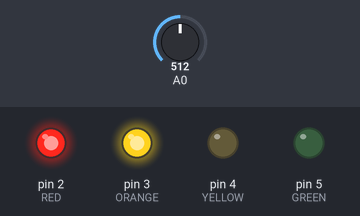
Bench run of a sketch on a simulated Arduino Uno, built with avr-gcc and run on an emulated ATmega328P. On the bench: output pins drawn as LEDs (lit = HIGH). Inputs (shaded band) come from the test bench; at power-on: A0 = 512.

Above: at 1.2 s.
1.3 s: A0 set to 741
2.8 s: A0 set to 771
At 3.2 s:
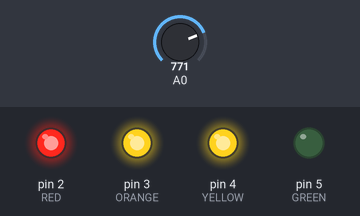
4.3 s: A0 set to 902
5.8 s: A0 set to 925
At 6.7 s:
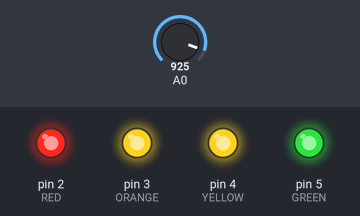
7.3 s: A0 set to 278
8.8 s: A0 set to 251
At 10.2 s:
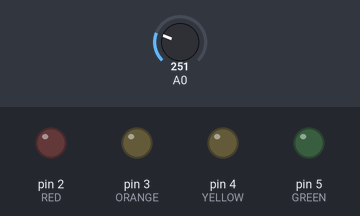
Timing chart, 0 to 11.3 s (numbered marks = the images above; inputs shaded):
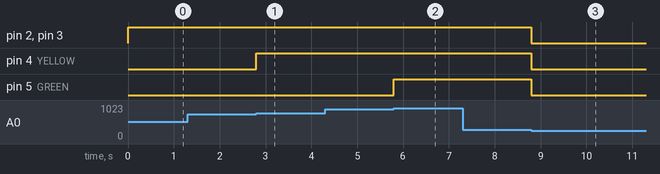

Measured:
- the behaviour switches between 759 and 760 on A0 (found by bisection; images 0 and 1)
- the behaviour switches between 909 and 910 on A0 (found by bisection; images 1 and 2)
- the behaviour switches between 260 and 259 on A0 (found by bisection; images 2 and 3)
- after the input at 1.3 s, every drawn part: stays the same
- after the input at 2.8 s, pin 4 (YELLOW): LOW → HIGH at once
- after the input at 4.3 s, every drawn part: stays the same
- after the input at 5.8 s, pin 5 (GREEN): LOW → HIGH at once
- after the input at 7.3 s, every drawn part: stays the same
- after the input at 8.8 s, pin 2 (RED), pin 3 (ORANGE), pin 4 (YELLOW), pin 5 (GREEN): HIGH → LOW at once

The sketch:

Exp09.ino
```cpp
/* Experiment 09: Measure the voltage in a capacitor. Use LEDs to indicate
 * voltage level in capacitor.
 * NOTE: See warning below about missing outer brackets in if() statements in
 * Kitroniks Investor's Kit Tutrial Book. */

#define RED 2
#define ORANGE 3
#define YELLOW 4
#define GREEN 5

void setup()
{
  pinMode(RED, OUTPUT);
  pinMode(ORANGE, OUTPUT);
  pinMode(YELLOW, OUTPUT);
  pinMode(GREEN, OUTPUT);
}

void loop()
{
  /* read capacitor's voltage */
  int capacitorVoltage = analogRead(A0);

  /* convert to % value */
  int capacitorPercent = capacitorVoltage / 10;

  /* WARNING: The tutorial book had missing outer brackets:
   *
   * "if () && ()"
   * insted of:
   * "if (() && ())"
   *
   * Note the internal brackets are not necessary as the && operator has lower
   * precedence than the >, >=, <, and =< operators */

  /* work out which LEDs to turn on */
  if (capacitorPercent > 25 && capacitorPercent <= 50)
  {
    digitalWrite(RED, HIGH);
  }
  else if (capacitorPercent > 50 && capacitorPercent <= 75)
  {
    digitalWrite(RED, HIGH);
    digitalWrite(ORANGE, HIGH);
  }
  else if (capacitorPercent > 75 && capacitorPercent <= 90)
  {
    digitalWrite(RED, HIGH);
    digitalWrite(ORANGE, HIGH);
    digitalWrite(YELLOW, HIGH);
  }
  else if (capacitorPercent > 90)
  {
    digitalWrite(RED, HIGH);
    digitalWrite(ORANGE, HIGH);
    digitalWrite(YELLOW, HIGH);
    digitalWrite(GREEN, HIGH);
  }
  else /* below 25%, switch all LEDs off */
  {
    digitalWrite(RED, LOW);
    digitalWrite(ORANGE, LOW);
    digitalWrite(YELLOW, LOW);
    digitalWrite(GREEN, LOW);
  }
}
```
